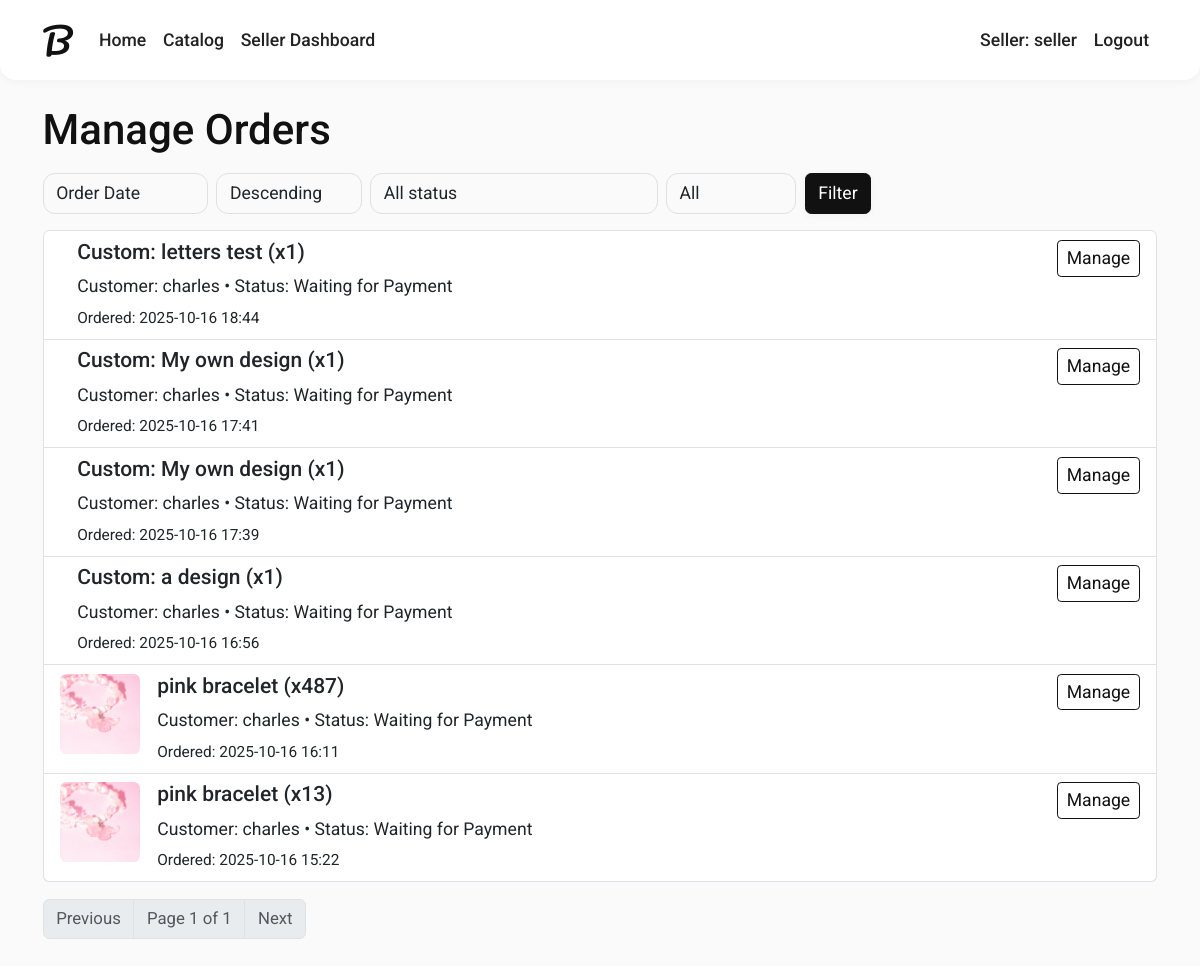
The app's page /seller/manage-orders/ (signed in), older data.
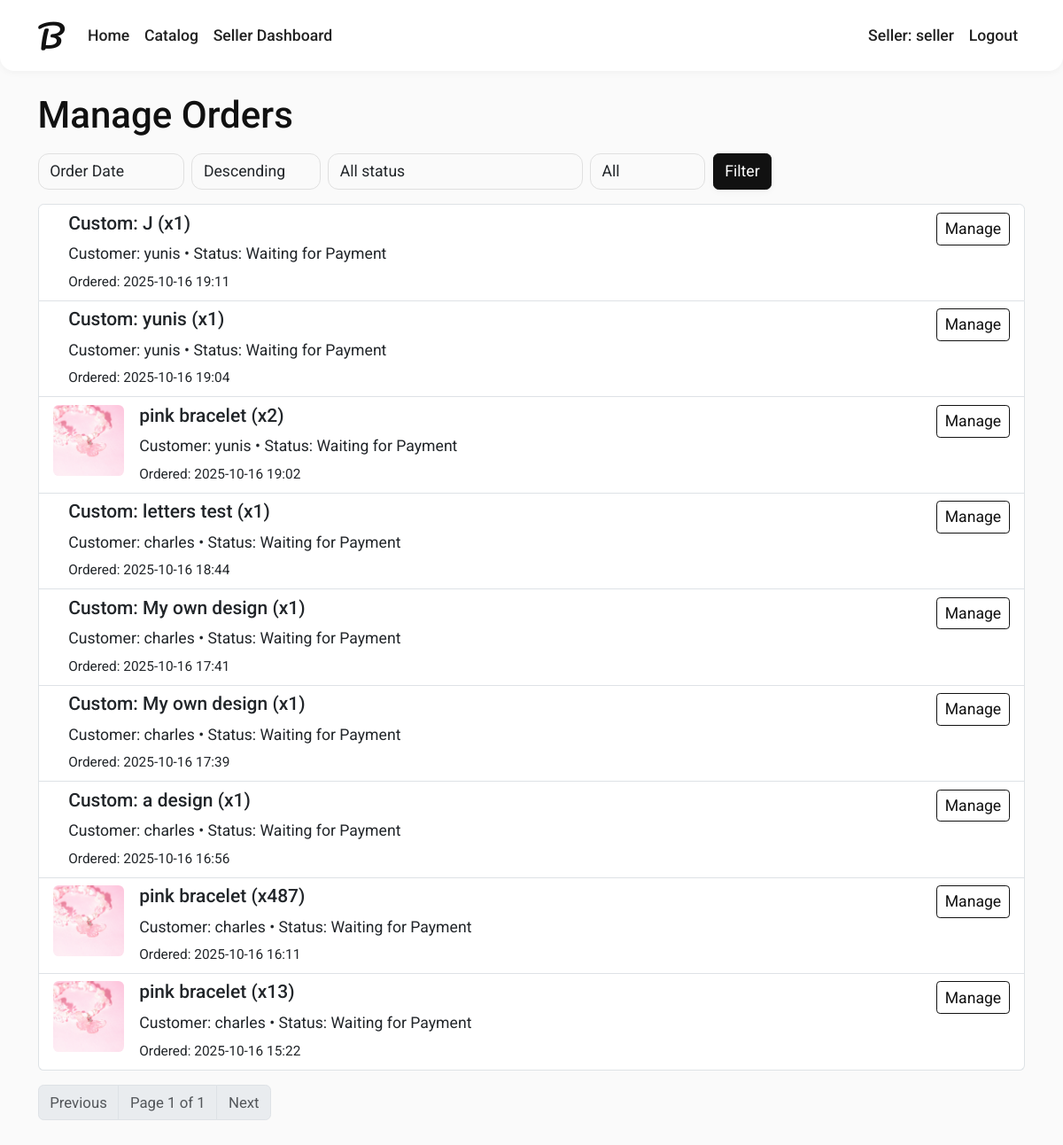
The same page, newer data.
### shop/models.py (models this page shows, shortened)
class Order(models.Model):
    STATUS_CHOICES = [
        ('waiting', 'Waiting for Payment'),
        ('pending', 'Pending Creation'),
        ('created', 'Finished Creating the Bracelet'),
        ('delivering', 'Bracelet is Being Delivered'),
        ('delivered', 'Bracelet Delivered'),
    ]
    PAYMENT_CHOICES = [
        ('gcash', 'GCash'),
        ('maya', 'Maya'),
    ]
    customer = models.ForeignKey(User, on_delete=models.CASCADE)
    product = models.ForeignKey(Product, on_delete=models.CASCADE)
    quantity = models.PositiveIntegerField()
    payment_type = models.CharField(max_length=20, choices=PAYMENT_CHOICES)
    status = models.CharField(max_length=20, choices=STATUS_CHOICES, default='waiting')
    created_at = models.DateTimeField(auto_now_add=True)
    delivered_at = models.DateTimeField(blank=True, null=True)
    done = models.BooleanField(default=False)
    cancelled = models.BooleanField(default=False)
    cancel_reason = models.TextField(blank=True, null=True)

class Product(models.Model):
    name = models.CharField(max_length=100)
    price = models.DecimalField(max_digits=8, decimal_places=2)
    image = models.ImageField(upload_to='product_images/')
    created_by = models.ForeignKey(SellerProfile, on_delete=models.CASCADE)
    stock = models.PositiveIntegerField(default=0)
    created_at = models.DateTimeField(auto_now_add=True, null=True, blank=True)

### shop/views.py (the view)
# urls.py: path('seller/manage-orders/', views.manage_orders_list, name='manage_orders_list'),
def manage_orders_list(request):
    if not request.user.is_authenticated or not hasattr(request.user, 'sellerprofile'):
        return redirect('login')
    seller_profile = request.user.sellerprofile
    qs = Order.objects.filter(product__created_by=seller_profile)
    status = request.GET.get('status')
    cancelled = request.GET.get('cancelled')  # 'yes' or 'no' or ''
    sort_by = request.GET.get('sort_by', 'created_at')
    sort_dir = request.GET.get('sort_dir', 'desc')  # 'asc' or 'desc'
    if status:
        qs = qs.filter(status=status)
    if cancelled == 'yes':
        qs = qs.filter(cancelled=True)
    elif cancelled == 'no':
        qs = qs.filter(cancelled=False)
    allowed_order_fields = {'created_at', 'delivered_at'}
    if sort_by not in allowed_order_fields:
        sort_by = 'created_at'
    order_field = sort_by if sort_dir == 'asc' else f"-{sort_by}"
    qs = qs.order_by(order_field)
    paginator = Paginator(qs, 10)
    page_number = request.GET.get('page')
    page_obj = paginator.get_page(page_number)
    return render(request, 'shop/manage_orders.html', {
        'page_obj': page_obj,
        'filters': {
            'status': status or '',
            'cancelled': cancelled or '',
            'sort_by': sort_by,
            'sort_dir': sort_dir,
        },
        'status_choices': Order.STATUS_CHOICES,
    })

### shop/templates/shop/manage_orders.html (shortened to what this page needs)
{% extends 'shop/base.html' %}
{% block content %}
<h1 class="mb-3">Manage Orders</h1>
<form method="get" class="row g-2 mb-3">
	<div class="col-auto">
		<select name="sort_by" class="form-select">
			<option value="created_at" {% if filters.sort_by == 'created_at' %}selected{% endif %}>Order Date</option>
		</select>
	</div>
	<div class="col-auto">
		<select name="sort_dir" class="form-select">
			<option value="desc" {% if filters.sort_dir == 'desc' %}selected{% endif %}>Descending</option>
		</select>
	</div>
	<div class="col-auto">
		<select name="status" class="form-select">
			<option value="">All status</option>
		</select>
	</div>
	<div class="col-auto">
		<select name="cancelled" class="form-select">
			<option value="">All</option>
		</select>
	</div>
	<div class="col-auto">
		<button class="btn btn-primary">Filter</button>
	</div>
</form>
{% if page_obj.object_list %}
	<div class="list-group">
		{% for order in page_obj.object_list %}
			<div class="list-group-item">
				<div class="d-flex align-items-start">
					<div class="me-3">
						{% if order.product.image %}
							<img src="{{ order.product.image.url }}" style="width:80px;height:80px;object-fit:cover;" class="rounded">
						{% endif %}
					</div>
					<div class="flex-grow-1">
						<h5>{{ order.product.name }} (x{{ order.quantity }})</h5>
						<p class="mb-1">Customer: {{ order.customer.username }} • Status: {{ order.get_status_display }}</p>
						<small>Ordered: {{ order.created_at|date:"Y-m-d H:i" }} {% if order.delivered_at %} • Delivered: {{ order.delivered_at|date:"Y-m-d H:i" }}{% endif %}</small>
					</div>
					<div>
						<a href="{% url 'manage_order' order.id %}" class="btn btn-sm btn-outline-primary">Manage</a>
					</div>
				</div>
			</div>
		{% endfor %}
	</div>
	<nav class="mt-3">
		<ul class="pagination">
			{% if page_obj.has_previous %}
			<li class="page-item"><a class="page-link" href="?{% for k,v in request.GET.items %}{% if k != 'page' %}{{ k }}={{ v|urlencode }}&{% endif %}{% endfor %}page={{ page_obj.previous_page_number }}">Previous</a></li>
			{% else %}
			<li class="page-item disabled"><span class="page-link">Previous</span></li>
			{% endif %}
			<li class="page-item disabled"><span class="page-link">Page {{ page_obj.number }} of {{ page_obj.paginator.num_pages }}</span></li>
			{% if page_obj.has_next %}
			<li class="page-item"><a class="page-link" href="?{% for k,v in request.GET.items %}{% if k != 'page' %}{{ k }}={{ v|urlencode }}&{% endif %}{% endfor %}page={{ page_obj.next_page_number }}">Next</a></li>
			{% else %}
			<li class="page-item disabled"><span class="page-link">Next</span></li>
			{% endif %}
		</ul>
	</nav>
{% else %}
	<p>No orders found.</p>
{% endif %}
{% endblock %}

### shop/templates/shop/base.html (shortened to what this page needs)
<!DOCTYPE html>
<html lang="en">
<head>
    <link href="https://cdn.jsdelivr.net/npm/bootstrap@5.3.3/dist/css/bootstrap.min.css" rel="stylesheet">
</head>
<body>
    <nav class="navbar navbar-expand-lg navbar-light mb-4">
        <div class="container">
            <a class="navbar-brand" href="{% url 'home' %}">B</a>
            <div class="collapse navbar-collapse" id="navbarNav">
                <ul class="navbar-nav me-auto mb-2 mb-lg-0">
                    <li class="nav-item"><a class="nav-link" href="{% url 'home' %}">Home</a></li>
                    <li class="nav-item"><a class="nav-link" href="{% url 'catalog' %}">Catalog</a></li>
                    {% if user.is_authenticated and user.sellerprofile %}
                        <li class="nav-item"><a class="nav-link" href="{% url 'seller_dashboard' %}">Seller Dashboard</a></li>
                    {% endif %}
                </ul>
                <ul class="navbar-nav ms-auto mb-2 mb-lg-0">
                    {% if user.is_authenticated %}
                        {% if user.sellerprofile %}
                            <li class="nav-item">
                                <a class="nav-link text-muted" href="#" tabindex="-1">Seller: {{ user.username }}</a>
                            </li>
                        {% else %}
                            <li class="nav-item">
                                <a class="nav-link" href="#" tabindex="-1">Welcome, {{ user.username }}!</a>
                            </li>
                        {% endif %}
                        <li class="nav-item"><a class="nav-link" href="{% url 'logout' %}">Logout</a></li>
                    {% else %}
                        <li class="nav-item"><a class="nav-link" href="{% url 'login' %}">Login</a></li>
                        <li class="nav-item"><a class="nav-link" href="{% url 'register' %}">Register</a></li>
                    {% endif %}
                </ul>
            </div>
        </div>
    </nav>
    <div class="container pb-5">
        {% block content %}{% endblock %}
    </div>
</body>
</html>

### shop/templates/shop/base.html (style rules this page uses)
:root { --primary: #111; --primary-dark: #222; --secondary: #555; --background: #fafafa; --surface: #fff; --on-primary: #fff; --on-surface: #111; --border-radius: 16px; --shadow: 0 2px 8px 0 rgba(0,0,0,0.04); }
html, body { background: var(--background); color: var(--on-surface); font-family: 'Roboto', Arial, sans-serif; font-size: 1.05rem; }
.navbar { background: var(--surface); box-shadow: var(--shadow); border-radius: 0 0 var(--border-radius) var(--border-radius); }
.navbar-brand { font-family: 'Pacifico', cursive; font-size: 2.1rem; color: var(--primary) !important; letter-spacing: 2px; }
.nav-link { font-weight: 500; color: #222 !important; transition: color .15s; }
.btn-primary, .btn-primary:active, .btn-primary:focus { background: #111; border-color: #111; color: #fff; box-shadow: var(--shadow); }
.btn-outline-primary { border-color: #111; color: #111; }
.form-control, .form-select { border-radius: 12px; border: 1px solid #e0e0e0; background: #fafafa; box-shadow: none; transition: border-color .2s; }
.btn, .form-control, .form-select { font-size: 1.05rem; }

Row changes from the older to the newer data that the page shows:
added Order: product.name "Custom: J", quantity "1", customer.username "yunis", status "Waiting for Payment", created_at "2025-10-16 19:11"
added Order: product.name "Custom: yunis", quantity "1", customer.username "yunis", status "Waiting for Payment", created_at "2025-10-16 19:04"
added Order: product.image (picture), product.name "pink bracelet", quantity "2", customer.username "yunis", status "Waiting for Payment", created_at "2025-10-16 19:02"
